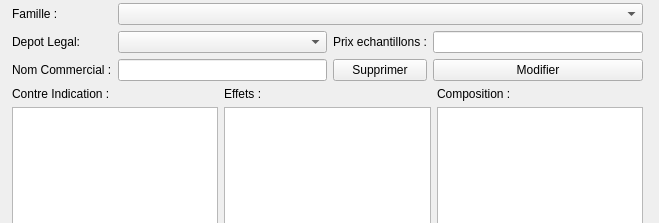
          <widget class="QWidget" name="Modification">
           <property name="geometry">
            <rect>
             <x>0</x>
             <y>0</y>
             <width>659</width>
             <height>223</height>
            </rect>
           </property>
           <attribute name="label">
            <string>Modification des médicaments</string>
           </attribute>
           <widget class="QWidget" name="layoutWidget">
            <property name="geometry">
             <rect>
              <x>10</x>
              <y>0</y>
              <width>641</width>
              <height>223</height>
             </rect>
            </property>
            <layout class="QGridLayout" name="gridLayout_27"/>
           </widget>
           <widget class="QWidget" name="layoutWidget">
            <property name="geometry">
             <rect>
              <x>12</x>
              <y>3</y>
              <width>631</width>
              <height>221</height>
             </rect>
            </property>
            <layout class="QGridLayout" name="gridLayout_32">
             <item row="0" column="0">
              <widget class="QLabel" name="label_3">
               <property name="text">
                <string>Famille :</string>
               </property>
              </widget>
             </item>
             <item row="1" column="0">
              <widget class="QLabel" name="label">
               <property name="text">
                <string>Depot Legal:</string>
               </property>
              </widget>
             </item>
             <item row="1" column="1">
              <widget class="QComboBox" name="comboBox_Med_DepotLegal_Mod">
               <property name="font">
                <font>
                 <pointsize>8</pointsize>
                </font>
               </property>
              </widget>
             </item>
             <item row="1" column="2">
              <widget class="QLabel" name="label_7">
               <property name="text">
                <string>Prix echantillons :</string>
               </property>
              </widget>
             </item>
             <item row="1" column="3">
              <widget class="QLineEdit" name="lineEdit_Med_Prix_Mod">
               <property name="font">
                <font>
                 <pointsize>8</pointsize>
                </font>
               </property>
              </widget>
             </item>
             <item row="2" column="0">
              <widget class="QLabel" name="label_2">
               <property name="text">
                <string>Nom Commercial :</string>
               </property>
              </widget>
             </item>
             <item row="2" column="1">
              <widget class="QLineEdit" name="lineEdit_Med_NomCom_Mod">
               <property name="font">
                <font>
                 <pointsize>8</pointsize>
                </font>
               </property>
              </widget>
             </item>
             <item row="2" column="2">
              <widget class="QPushButton" name="pushButton_Med_Supr">
               <property name="text">
                <string>Supprimer</string>
               </property>
              </widget>
             </item>
             <item row="2" column="3">
              <widget class="QPushButton" name="pushButton_Med_Mod">
               <property name="text">
                <string>Modifier</string>
               </property>
              </widget>
             </item>
             <item row="3" column="0" colspan="4">
              <layout class="QGridLayout" name="gridLayout_22">
               <item row="0" column="0">
                <layout class="QGridLayout" name="gridLayout_16">
                 <item row="0" column="0">
                  <widget class="QLabel" name="label_6">
                   <property name="maximumSize">
                    <size>
                     <width>16777215</width>
                     <height>20</height>
                    </size>
                   </property>
                   <property name="text">
                    <string>Contre Indication :</string>
                   </property>
                  </widget>
                 </item>
                 <item row="0" column="1">
                  <widget class="QLabel" name="label_5">
                   <property name="maximumSize">
                    <size>
                     <width>16777215</width>
                     <height>20</height>
                    </size>
                   </property>
                   <property name="text">
                    <string>Effets :</string>
                   </property>
                  </widget>
                 </item>
                 <item row="0" column="2">
                  <widget class="QLabel" name="label_4">
                   <property name="maximumSize">
                    <size>
                     <width>16777215</width>
                     <height>20</height>
                    </size>
                   </property>
                   <property name="text">
                    <string>Composition :</string>
                   </property>
                  </widget>
                 </item>
                </layout>
               </item>
               <item row="1" column="0">
                <layout class="QGridLayout" name="gridLayout_17">
                 <item row="0" column="0">
                  <widget class="QTextEdit" name="textEdit_MED_CI_Mod"/>
                 </item>
                 <item row="0" column="1">
                  <widget class="QTextEdit" name="textEdit_MED_Effet_Mod"/>
                 </item>
                 <item row="0" column="2">
                  <widget class="QTextEdit" name="textEdit_MED_Compo_Mod"/>
                 </item>
                </layout>
               </item>
              </layout>
             </item>
             <item row="0" column="1" colspan="3">
              <widget class="QComboBox" name="comboBox_Med_Famille_Mod"/>
             </item>
            </layout>
           </widget>
          </widget>
